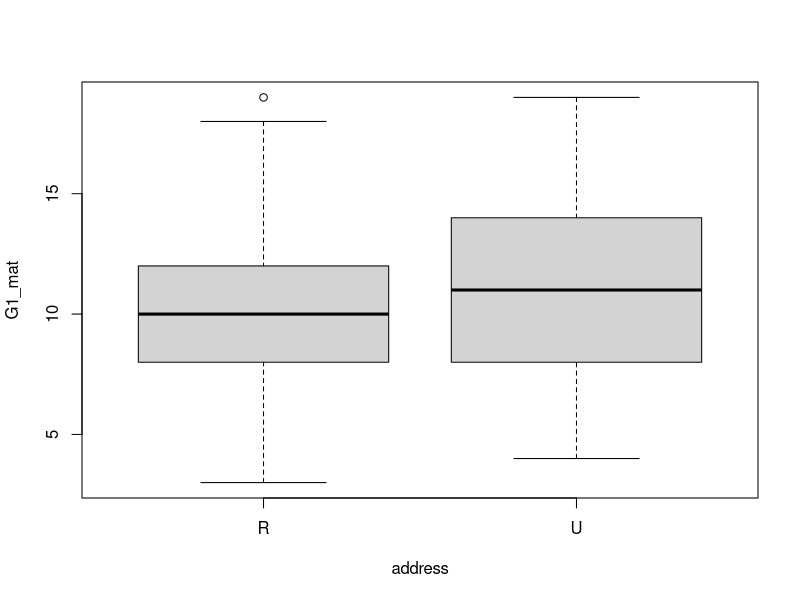
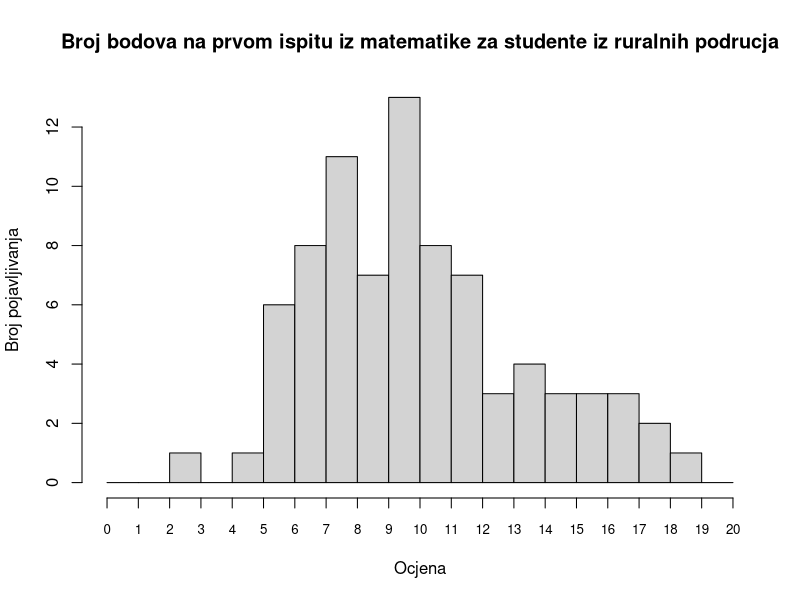
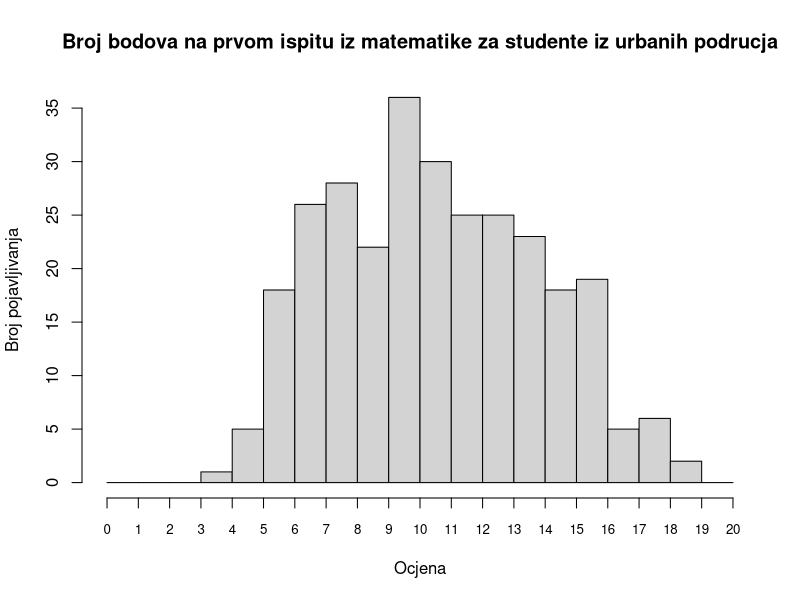
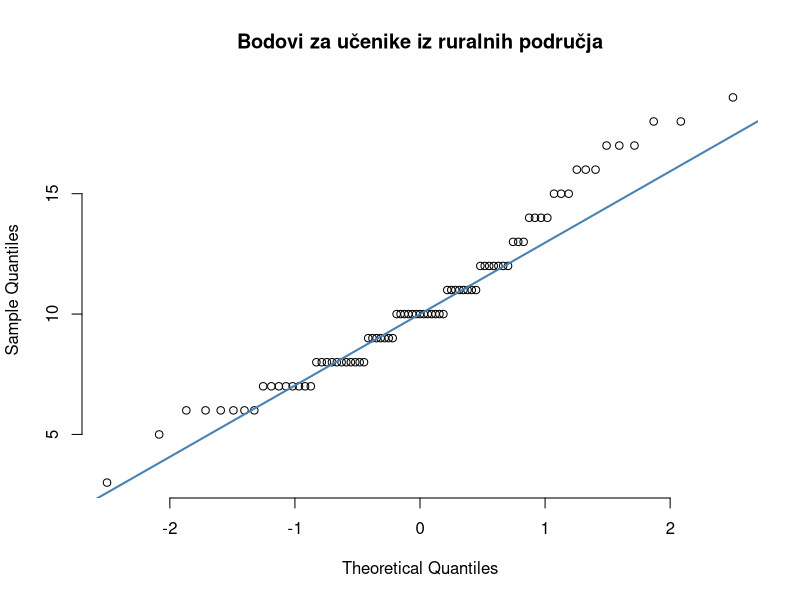
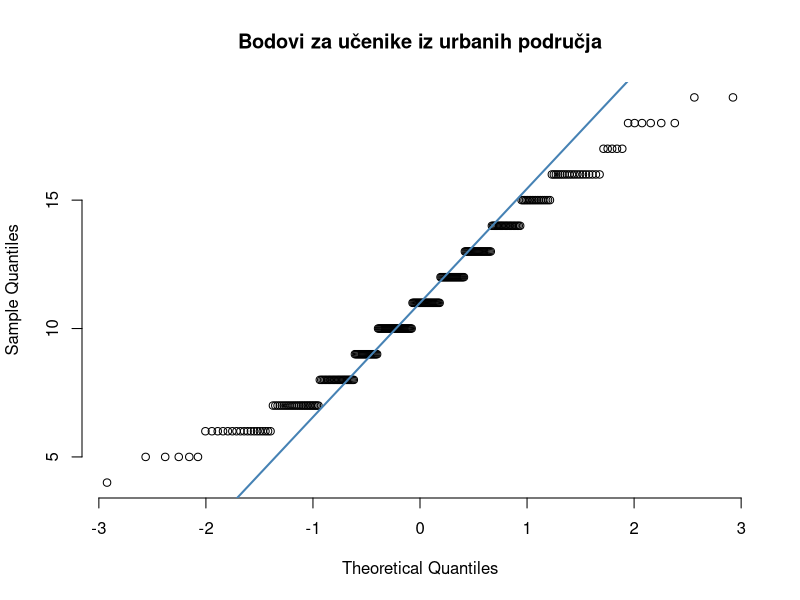

Reproduce these figures in R, in order.
## ---- chunk 1
knitr::opts_chunk$set(echo = TRUE)
library(dplyr)
library(nortest)
## ---- chunk 2
student_data <- read.csv('student_data.csv')
head(student_data, 3)
## ---- chunk 3
columns <- c('G1_mat', 'address')
grades <- student_data[columns]
## ---- chunk 4
grades$address <- factor(grades$address)

plot(G1_mat ~ address, grades)
## ---- chunk 5
rural_scores = subset(grades, address == 'R')$G1_mat
urban_scores = subset(grades, address == 'U')$G1_mat
## ---- chunk 6
hist(rural_scores, breaks=seq(0, 20, by=1), xaxt = "n", main='Broj bodova na prvom ispitu iz matematike za studente iz ruralnih podrucja', xlab='Ocjena', ylab='Broj pojavljivanja')
axis(1, at=seq(0, 20, by=1), labels=seq(0, 20, by=1), cex.axis=0.8)

hist(urban_scores, breaks=seq(0, 20, by=1), xaxt = "n", main='Broj bodova na prvom ispitu iz matematike za studente iz urbanih podrucja', xlab='Ocjena', ylab='Broj pojavljivanja')
axis(1, at=seq(0, 20, by=1), labels=seq(0, 20, by=1), cex.axis=0.8)
## ---- chunk 7
qqnorm(rural_scores, pch = 1, frame = FALSE,main='Bodovi za učenike iz ruralnih područja')
qqline(rural_scores, col = "steelblue", lwd = 2)

qqnorm(urban_scores, pch = 1, frame = FALSE,main='Bodovi za učenike iz urbanih područja')
qqline(urban_scores, col = "steelblue", lwd = 2)
## ---- chunk 8
lillie.test(rural_scores)
lillie.test(urban_scores)
## ---- chunk 9

# Testiranje homogenosti varijance uzoraka Bartlettovim testom

bartlett.test(G1_mat ~ address, grades)
## ---- chunk 10
# Test
a = aov(G1_mat ~ address, grades)
summary(a)
## ---- chunk 11
t.test(rural_scores, urban_scores, var.equal = TRUE)
